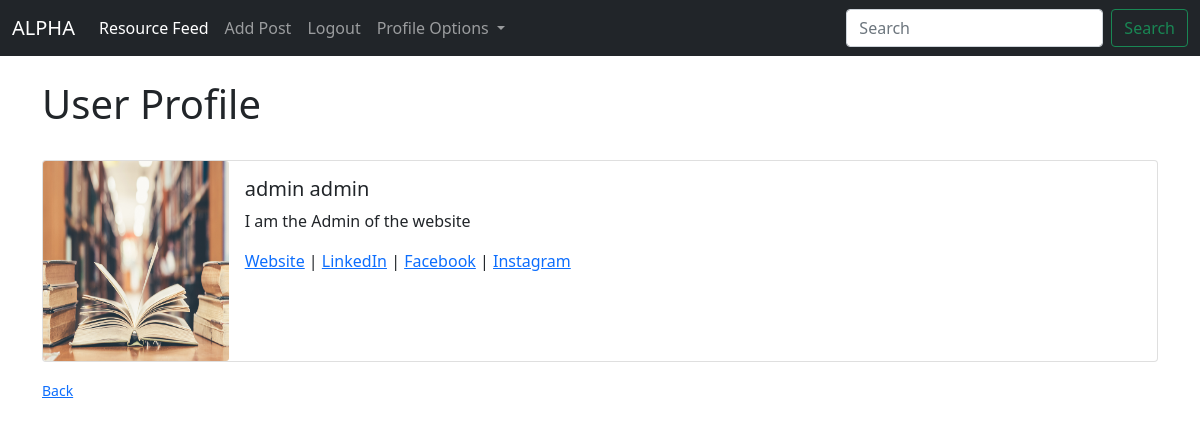
/account/1/profile/ (signed in), run on the app's committed database.
### blog/models.py (models this page shows, shortened)
class Profile(models.Model):
    user = models.OneToOneField(User, on_delete=models.CASCADE, null=True)
    bio = models.TextField()
    profile_pic = models.ImageField(null=True, blank=True, upload_to="images/profile/")
    linkedin_url = models.CharField(max_length=200, null=True, blank=True)
    fb_url = models.CharField(max_length=200, null=True, blank=True)
    instagram_url = models.CharField(max_length=200, null=True, blank=True)
    personal_url = models.CharField(max_length=200, null=True, blank=True)
    is_eduprovider = models.BooleanField(default=False)
    is_teacher = models.BooleanField(default=False)
    is_parent = models.BooleanField(default=False)
    is_student = models.BooleanField(default=False)

### account/views.py (the view)
# urls.py: path('<int:pk>/profile/', views.ProfilePageView.as_view(), name='user_profile'),
class ProfilePageView(generic.DetailView):
    model = Profile
    template_name = 'registration/user_profile.html'
    def get_context_data(self, *args, **kwargs):
        context = super(ProfilePageView, self).get_context_data(*args, **kwargs)
        page_profile = get_object_or_404(Profile, id=self.kwargs['pk'])
        context["page_profile"] = page_profile
        return context

### account/templates/registration/user_profile.html
{% extends 'base.html' %}
{% load static %}
{% block content %}
    <h1>User Profile</h1> </br>
    <div class="card mb-3">
    <div class="row g-0">
    <div class="col-md-2">
        {% if post.author.profile.profile_pic %}
            <img src="{{ page_profile.profile_pic.url}}" width="200" height="200" class="card-img">
        {% else %}
            <img src="{% static 'blog/images/book_image.jpg' %}" width="200" height="200" class="card-img">
        {% endif %}
    </div>
    <div class="col-md-10">
      <div class="card-body">
        <h5 class="card-title">{{ page_profile.user.first_name }} {{ page_profile.user.last_name }}</h5>
        <p class="card-text"> {{ page_profile.bio}} </p>
        <p class="card-text"><small class="text-muted"></small>
            {% if page_profile.personal_url %}
                  <a href="{{ page_profile.personal_url }}">Website</a>
            {% endif %}
            {% if page_profile.linkedin_url %}
                 | <a href="{{ page_profile.linkedin_url }}">LinkedIn</a>
            {% endif %}
            {% if page_profile.fb_url %}
                 | <a href="{{ page_profile.fb_url }}">Facebook</a>
            {% endif %}
            {% if page_profile.instagram_url %}
                 | <a href="{{ page_profile.instagram_url }}">Instagram</a>
            {% endif %}
        </p>
      </div>
    </div>
  </div>
</div>
    <small><a href="{% url 'post_list' %}">Back</a> </br></br> </small>
{% endblock %}

### data on the page
Profile: user.first_name "admin", user.last_name "admin", bio "I am the Admin of the website"
